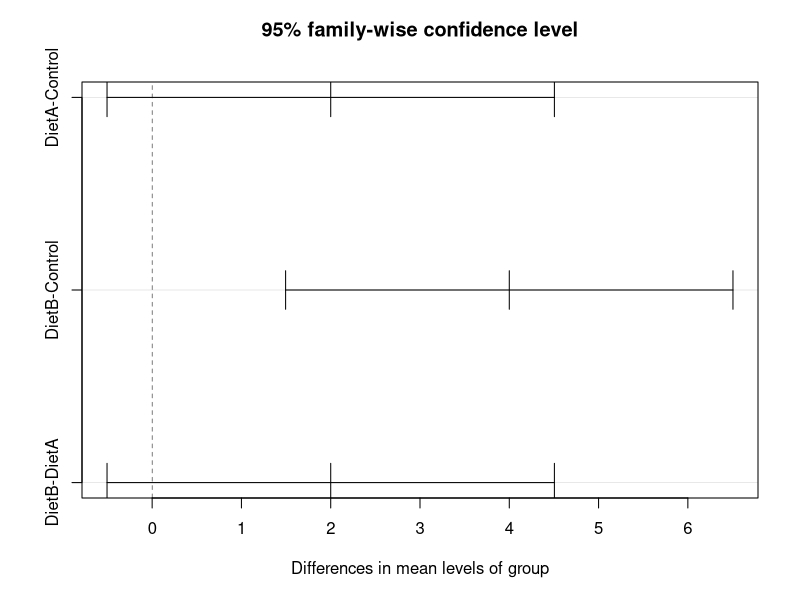
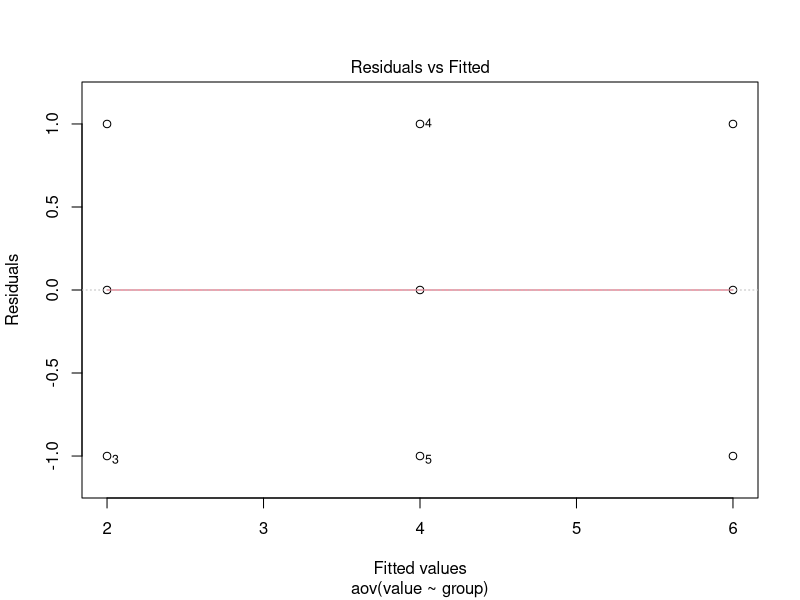
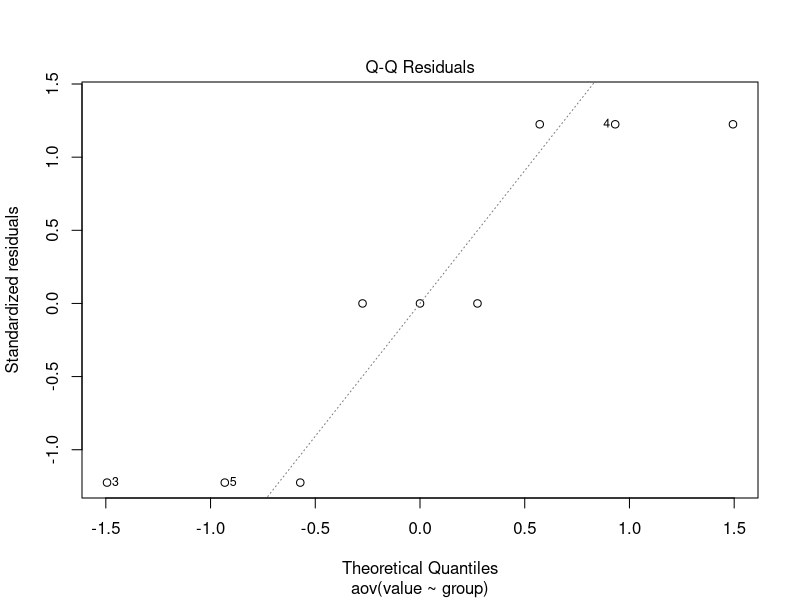
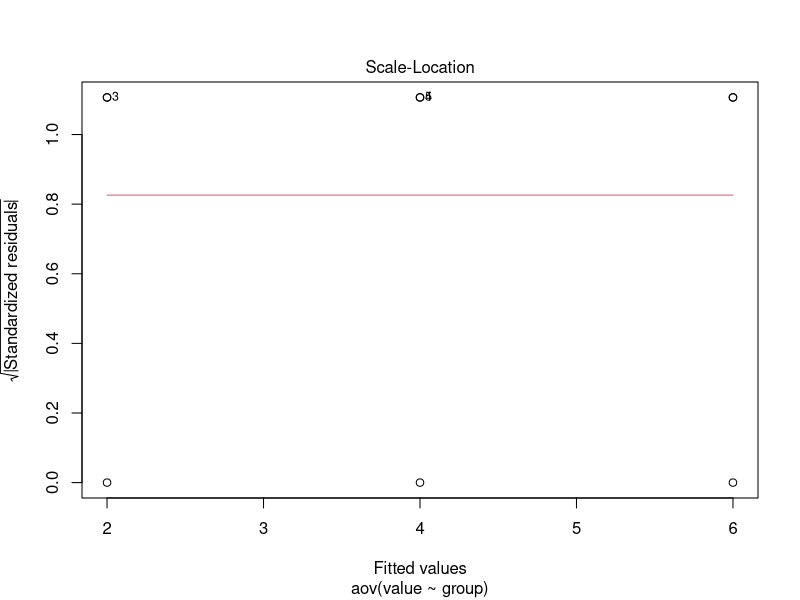
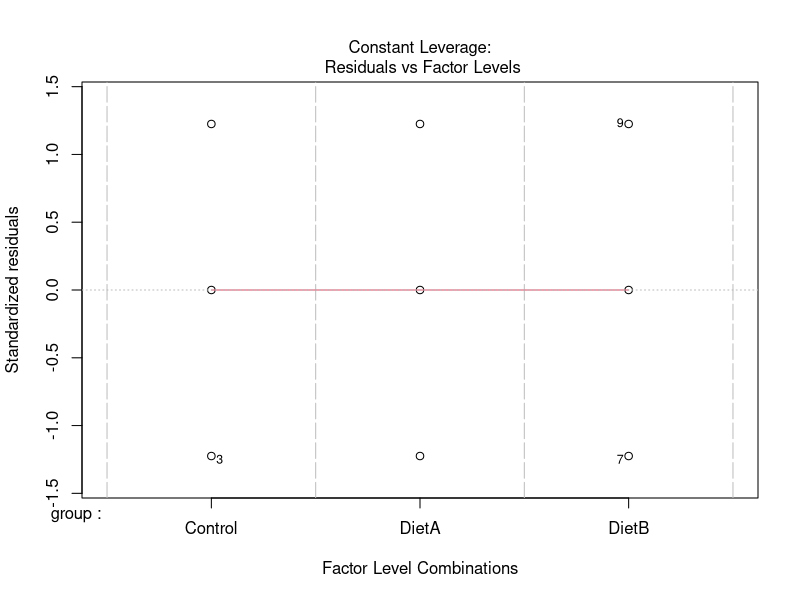

R code for these plots, in order:
## ---- chunk 1
library(tidyverse)
library(stats)
library(car)
## ---- chunk 2
Control = c(3, 2, 1)
DietA = c(5, 3, 4)
DietB = c(5, 6, 7)

df = data.frame(Control,DietA,DietB)
df
## ---- chunk 3
longdata <- gather(df, group, value)
longdata
## ---- chunk 4
result <- oneway.test(value ~ group, data = longdata, var.equal = TRUE)
## ---- chunk 5
Fstat = result$statistic
pvalue = result$p.value

Fstat
pvalue
## ---- chunk 6
# x1: indicates membership in diet a
# x2: indicates membership in diet b

x1 <- as.integer(longdata$group == 'DietA')
x2 <- as.integer(longdata$group == 'DietB')
y <- longdata$value

y
x1
x2

dfRegression <- data.frame(y, x1, x2)
dfRegression
## ---- chunk 7
anova_regression <- lm(y ~ ., data = dfRegression)
summary(anova_regression)
## ---- chunk 8
weightloss_study_aov <- aov(value ~ group, data = longdata)
summary(weightloss_study_aov)
## ---- chunk 9
# NOTE: can set significance level, i.e. TukeyHSD(aov_model, conf.level=0.95)
tukey_test <- TukeyHSD(weightloss_study_aov)
tukey_test
## ---- chunk 10
plot(tukey_test)
## ---- chunk 11
plot(weightloss_study_aov)
## ---- chunk 12
leveneTest(value ~ group, data = longdata)
## ---- chunk 13
aov_residuals <- residuals(object = weightloss_study_aov)
shapiro.test(x = aov_residuals)
## ---- chunk 14
kruskal.test(value ~ group, data = longdata)
